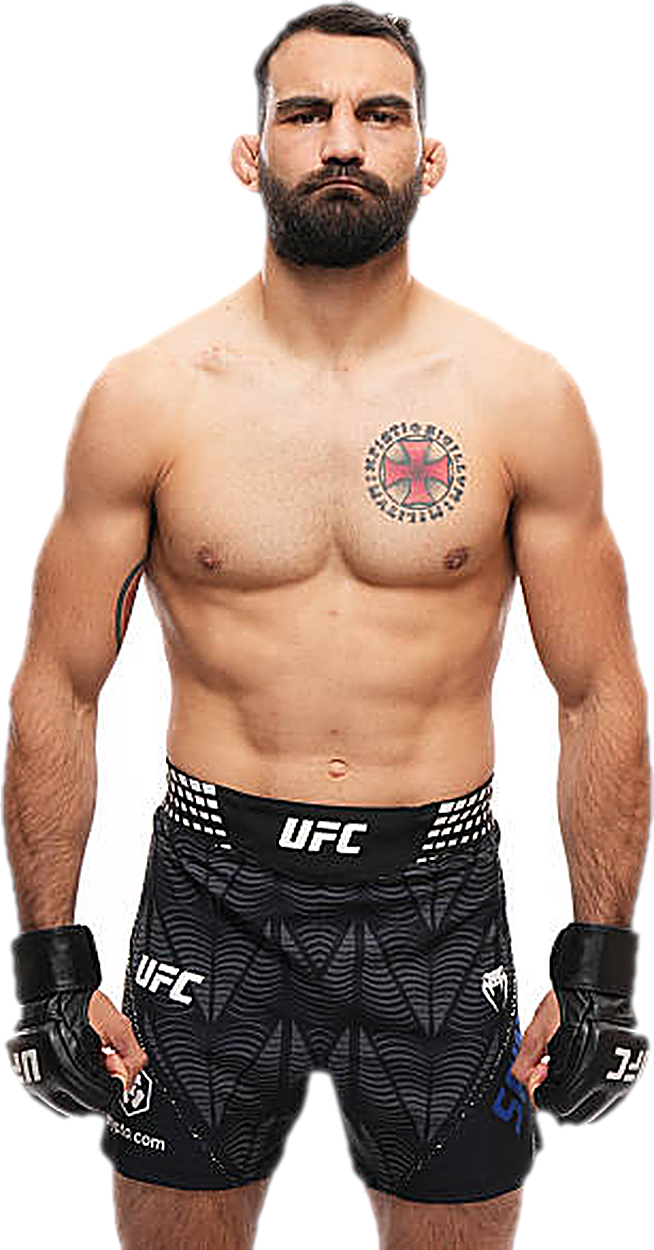
#> input picture video/assets/benua_cut.png, 654 x 1250 px, given in place of image-3.png, which was not available
$ python cutout2.py
#> lines starting #> are read from the running program, lines starting #| are printed output that depends on the picture; after the words box and inside, x2 and y2 are one past the last pixel; in counts of white or black regions, pixels touching at a corner belong together
"""Cut the new photo assets out of their studio backdrops (white / grey gradient)."""
import numpy as np
from PIL import Image, ImageFilter
from scipy import ndimage as ndi

SRC = {"benua": "/tmp/arena-coding-uploads/image-3.png",
       "khabib": "/tmp/arena-coding-uploads/image-4.png"}


def cutout(path, thresh=34, feather=1.4, erode=1):
#> called with path = '/tmp/arena-coding-uploads/image-3.png', thresh = 34, feather = 1.4, erode = 1
    im = Image.open(path).convert("RGB")
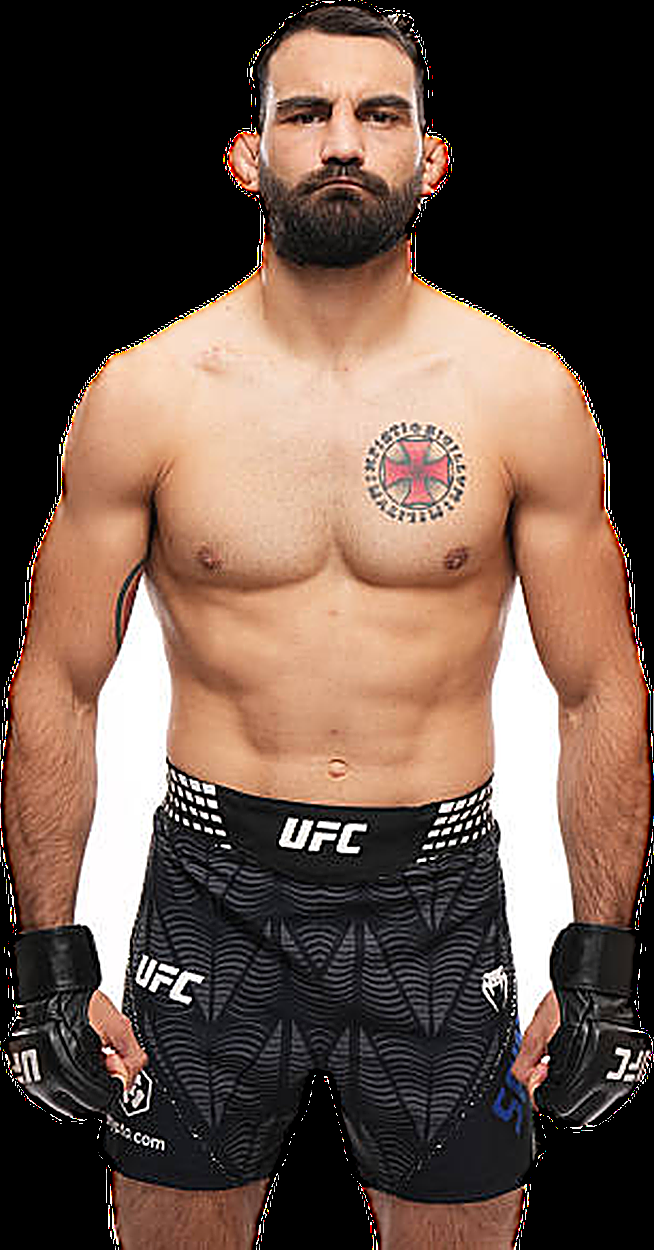
#> im: PIL image 654x1250 RGB; mean R, G, B 104.5, 82.7, 71.6
    a = np.asarray(im).astype(np.float32)
    h, w, _ = a.shape
#> h = 1250; w = 654
    border = np.concatenate([a[0:6].reshape(-1, 3), a[-6:].reshape(-1, 3),
                             a[:, 0:6].reshape(-1, 3), a[:, -6:].reshape(-1, 3)])
    bg = np.median(border, axis=0)
#> bg = [0, 0, 0]
    d = np.abs(a - bg).max(axis=2)

    bg_like = d < thresh
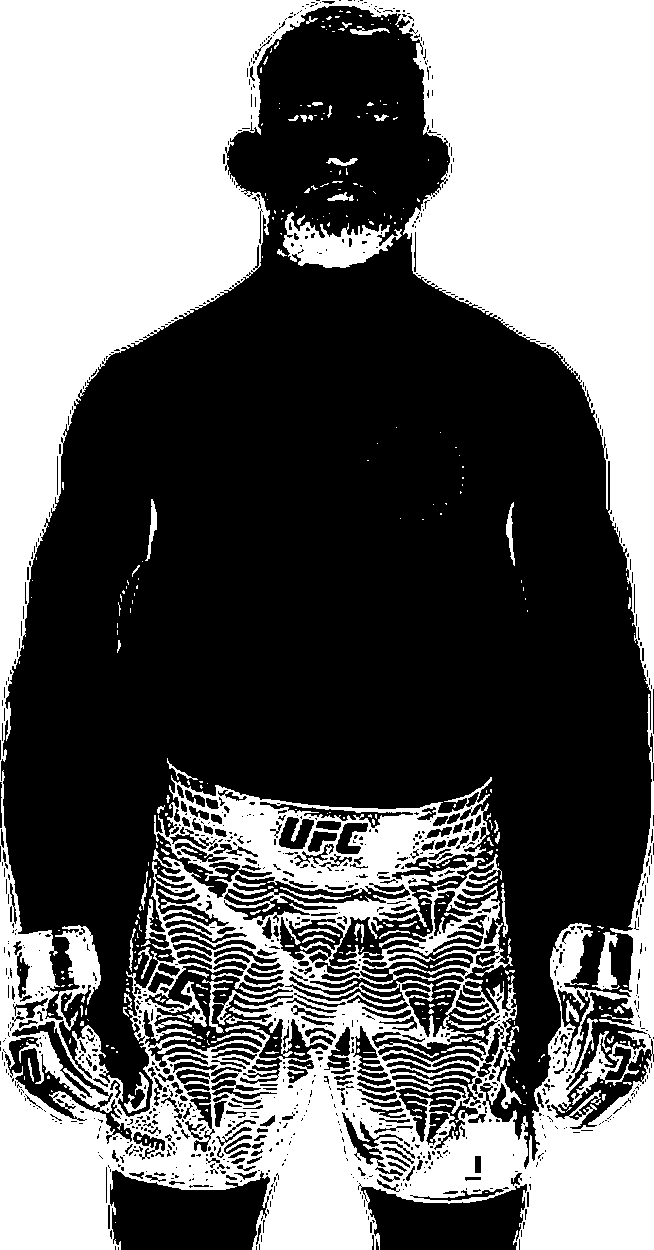
#> bg_like: shape (1250, 654) bool; 42.4% white; 343 white regions (278 under 20 px), largest, box (x1, y1, x2, y2) and area: (0, 0, 654, 1250) 337365, (283, 212, 402, 268) 3236, (592, 932, 620, 990) 693
    lab, n = ndi.label(bg_like, structure=np.ones((3, 3)))
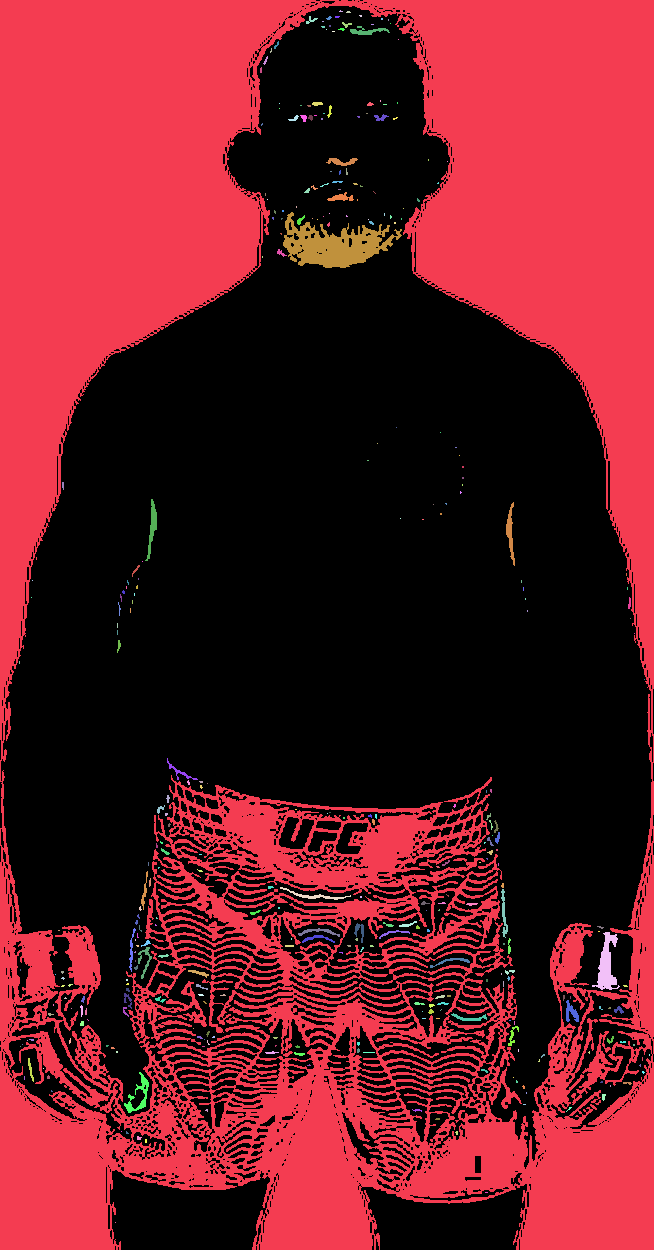
#> lab: shape (1250, 654) int32; 344 distinct labels, from 0 to 343; one colour per label, 0 black
#> n = 343
    # background = the components of bg_like that touch the frame border
    border_labels = set(lab[0, :]) | set(lab[-1, :]) | set(lab[:, 0]) | set(lab[:, -1])
#> border_labels = 2 items
    border_labels.discard(0)
    bg_mask = np.isin(lab, list(border_labels))
#> bg_mask: shape (1250, 654) bool; 41.3% white; 1 white region, box (x1, y1, x2, y2) and area: (0, 0, 654, 1250) 337365

    fg = ~bg_mask
    # keep only the biggest foreground blob, then fill its holes
    flab, fn = ndi.label(fg, structure=np.ones((3, 3)))
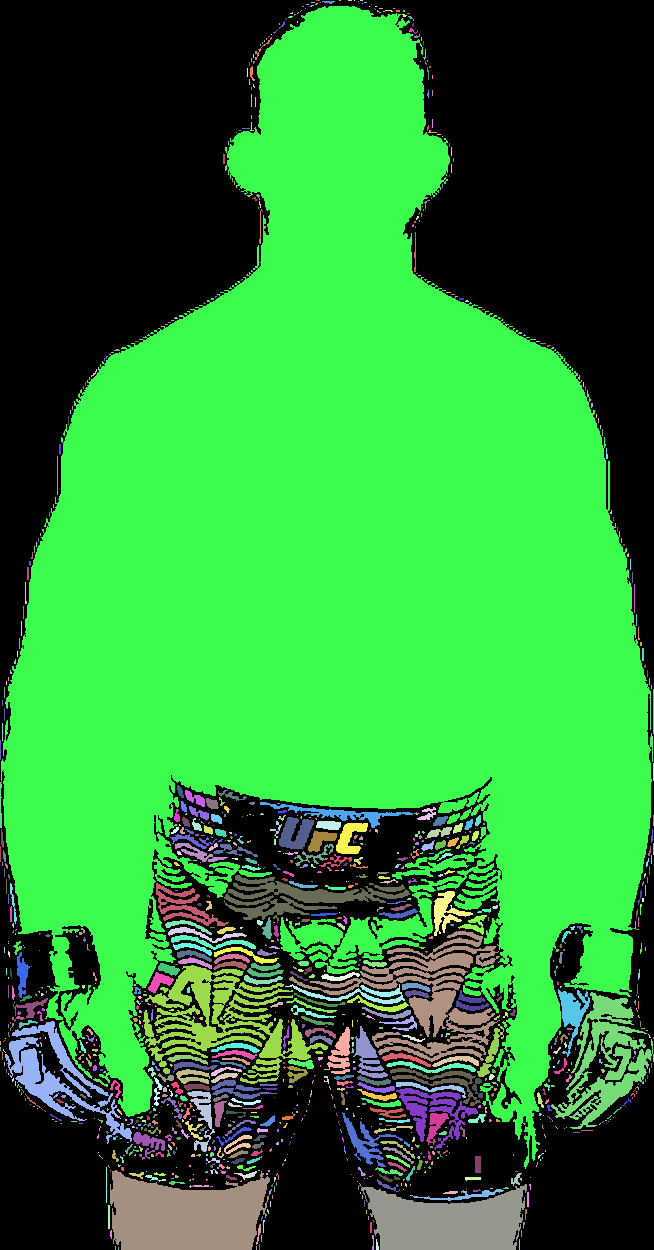
#> flab: shape (1250, 654) int32; 1070 distinct labels, from 0 to 1069; one colour per label, 0 black
#> fn = 1069
    if fn:
        sizes = ndi.sum(fg, flab, range(1, fn + 1))
#> sizes = 1069 values, max 399802 at index 16, min 1 at index 3, mean 449.1
        keep = int(np.argmax(sizes)) + 1
#> keep = 17
        fg = ndi.binary_fill_holes(flab == keep)
#> fg: shape (1250, 654) bool; 49% white; 1 white region, box (x1, y1, x2, y2) and area: (1, 6, 653, 1169) 400352

    alpha = fg.astype(np.uint8) * 255
    al = Image.fromarray(alpha, "L")
    for _ in range(erode):
        al = al.filter(ImageFilter.MinFilter(3))
    al = al.filter(ImageFilter.GaussianBlur(feather))
    al = al.point(lambda v: 0 if v < 60 else int((v - 60) * 255 / 195))

    out = im.convert("RGBA")
    out.putalpha(al)
    bbox = out.getbbox()
#> bbox = (1, 6, 652, 1165)
    return out.crop(bbox), bg


for name, p in SRC.items():
    c, bg = cutout(p)
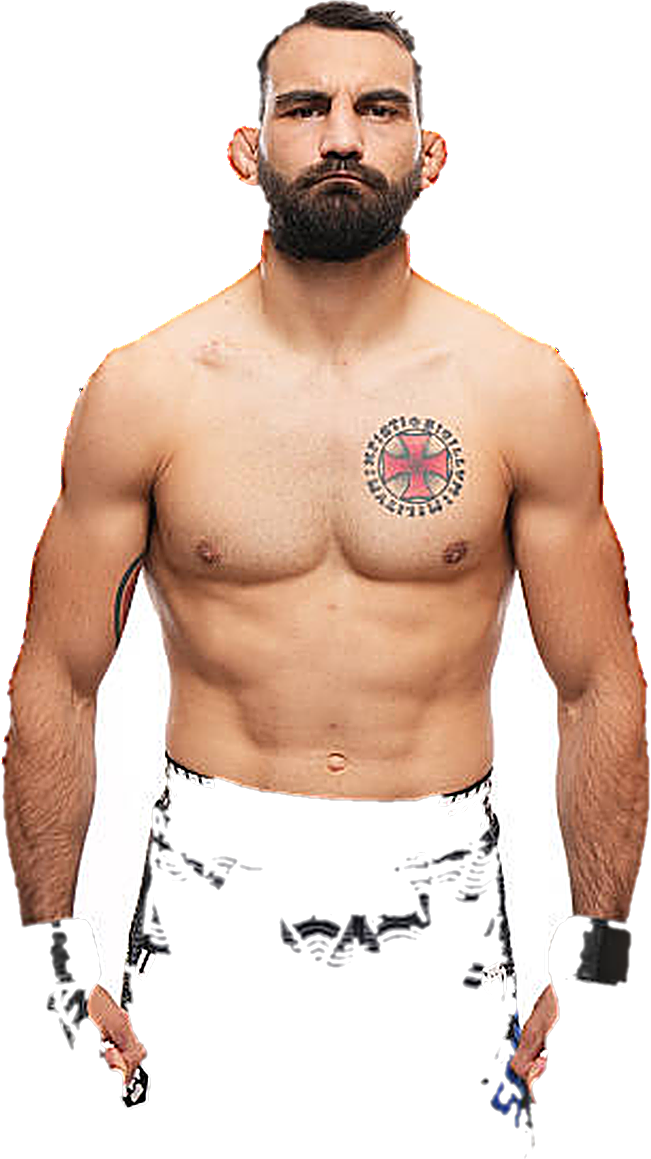
#> c: PIL image 651x1159 RGBA; mean R, G, B, A 109.8, 87.3, 75.6, 129.3; transparent parts drawn white
#> bg = [0, 0, 0]
    c.save(f"video/assets/{name}_cut.png")
    print(name, "bg", bg.round(1), "->", c.size)
#| benua bg [0. 0. 0.] -> (651, 1159)
#> pass 2 of the loop `for name, p in SRC.items():`:
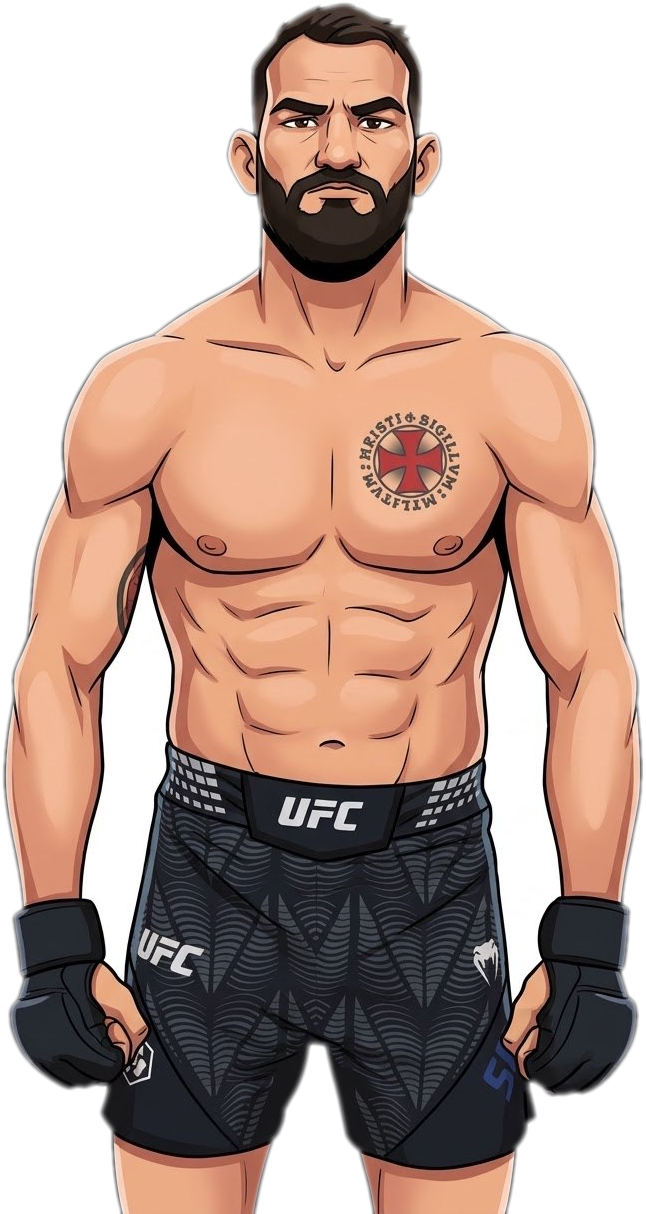
#> input picture video/assets/bsd_cut.png, 646 x 1214 px, given in place of image-4.png, which was not available
#> im: PIL image 646x1214 RGB
#> a: shape (1214, 646, 3) float32
#> in cutout (call 2), `bg = np.median(border, axis=0)`: bg = [255, 255, 255]
#> d: shape (1214, 646) float32
#> bg_like: shape (1214, 646) bool; 34.9% white; 139 white regions (131 under 20 px), largest, box (x1, y1, x2, y2) and area: (0, 0, 646, 1214) 225740, (82, 568, 171, 981) 18513, (485, 574, 561, 1002) 18407
#> lab: shape (1214, 646) int32; 140 distinct labels, from 0 to 139
#> n = 139
#> border_labels = 3 items
#> bg_mask: shape (1214, 646) bool; 30.1% white; 2 white regions, box (x1, y1, x2, y2) and area: (0, 0, 646, 1214) 225740, (257, 1046, 371, 1214) 10618
#> fn = 1
#> sizes = [547886]
#> keep = 1
#> alpha: shape (1214, 646); 69.9% white; 2 black regions, box (x1, y1, x2, y2) and area: (0, 0, 646, 1214) 225739, (257, 1046, 371, 1214) 10618
#> the loop in cutout (call 2), `for _ in range(erode):` made 1 pass
#> pass 1, in cutout (call 2), `al = al.filter(ImageFilter.MinFilter(3))`:
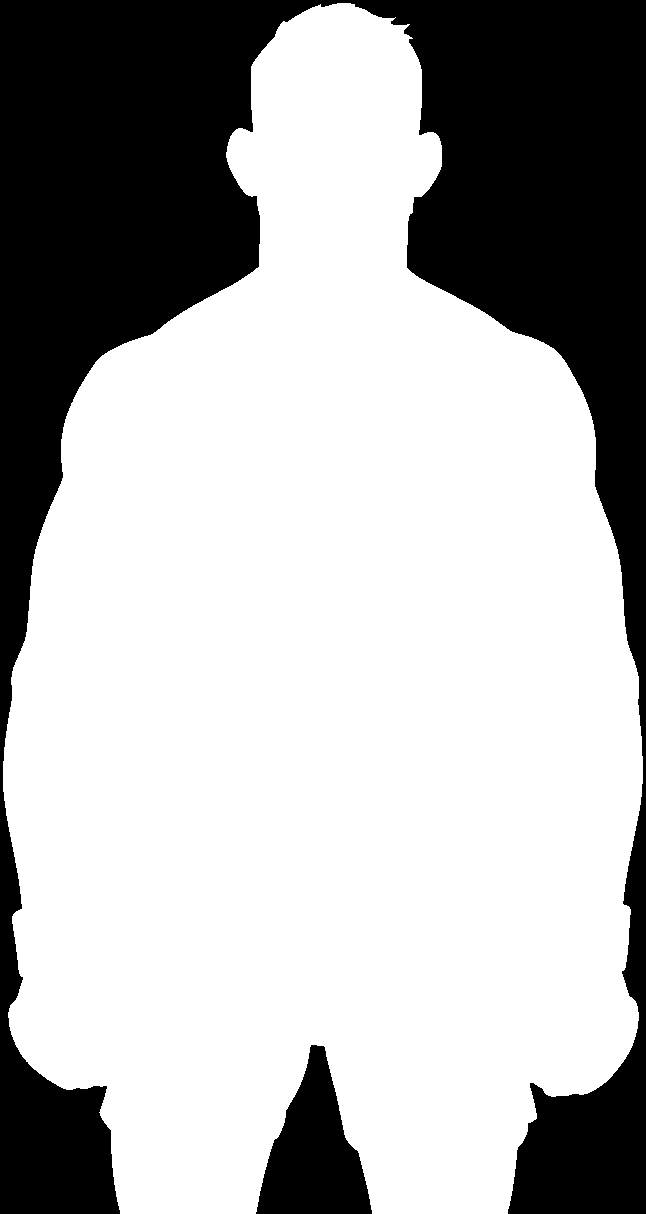
#> al: PIL image 646x1214 L; 69.3% white; 2 black regions, box (x1, y1, x2, y2) and area: (0, 0, 646, 1214) 229458, (256, 1045, 372, 1214) 11070
#> bbox = (2, 2, 644, 1214)
#> `c, bg = cutout(p)`:
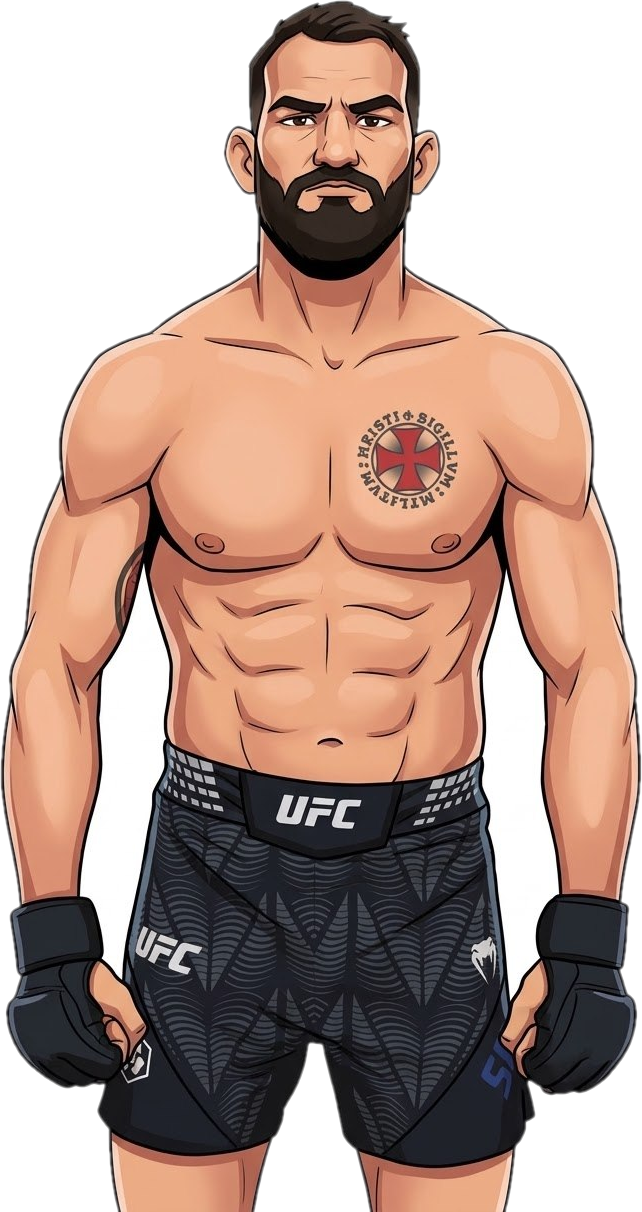
#> c: PIL image 642x1212 RGBA; mean R, G, B, A 183.4, 158.5, 148.2, 177.6; transparent parts drawn white
#> `c, bg = cutout(p)`: bg = [255, 255, 255]
#| khabib bg [255. 255. 255.] -> (642, 1212)
